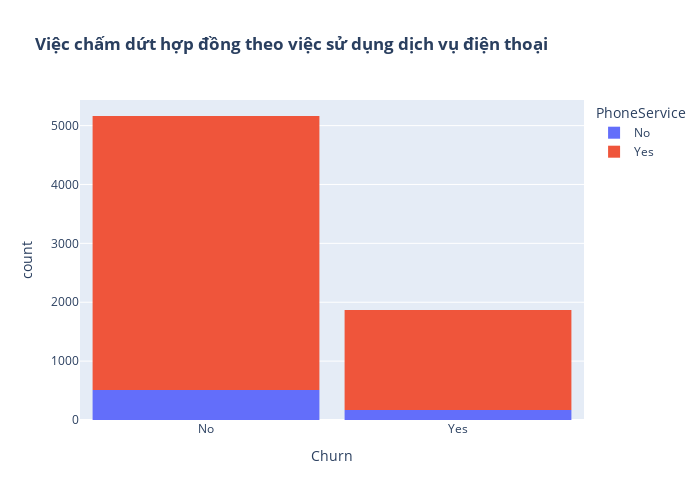

The cell this chart's notebook holds for it:
### Markdown cell above
Phần lớn trường hợp huỷ hợp đồng rơi vào các khách hàng không sử dụng dịch vụ hỗ trợ kỹ thuật

### Code cell
fig = px.histogram(df, x="Churn", color="PhoneService", title="<b>Việc chấm dứt hợp đồng theo việc sử dụng dịch vụ điện thoại </b>")
fig.update_layout(width=700, height=500, bargap=0.1)
fig.show()

### Figure 1 — Plotly figure (JSON) as saved in the notebook; plotly's stock layout.template omitted (floating-point values rounded to 4 significant figures; data arrays with more than 128 entries replaced by an {"elided": "..."} marker saying what was removed)
{"data": [{"alignmentgroup": "True", "bingroup": "x", "hovertemplate": "PhoneService=No<br>Churn=%{x}<br>count=%{y}<extra></extra>", "legendgroup": "No", "marker": {"color": "#636efa", "pattern": {"shape": ""}}, "name": "No", "offsetgroup": "No", "orientation": "v", "showlegend": true, "type": "histogram", "x": {"elided": "680 str values"}, "xaxis": "x", "yaxis": "y"}, {"alignmentgroup": "True", "bingroup": "x", "hovertemplate": "PhoneService=Yes<br>Churn=%{x}<br>count=%{y}<extra></extra>", "legendgroup": "Yes", "marker": {"color": "#EF553B", "pattern": {"shape": ""}}, "name": "Yes", "offsetgroup": "Yes", "orientation": "v", "showlegend": true, "type": "histogram", "x": {"elided": "6352 str values"}, "xaxis": "x", "yaxis": "y"}], "layout": {"bargap": 0.1, "barmode": "relative", "height": 500, "legend": {"title": {"text": "PhoneService"}, "tracegroupgap": 0}, "title": {"text": "<b>Việc chấm dứt hợp đồng theo việc sử dụng dịch vụ điện thoại </b>"}, "width": 700, "xaxis": {"anchor": "y", "domain": [0, 1], "title": {"text": "Churn"}}, "yaxis": {"anchor": "x", "domain": [0, 1], "title": {"text": "count"}}}}
